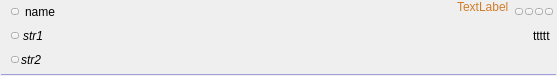
<?xml version="1.0" encoding="UTF-8"?>
<ui version="4.0">
 <class>TreeElement_Epg_Bottom</class>
 <widget class="QWidget" name="TreeElement_Epg_Bottom">
  <property name="geometry">
   <rect>
    <x>0</x>
    <y>0</y>
    <width>557</width>
    <height>76</height>
   </rect>
  </property>
  <property name="sizePolicy">
   <sizepolicy hsizetype="Expanding" vsizetype="Minimum">
    <horstretch>0</horstretch>
    <verstretch>0</verstretch>
   </sizepolicy>
  </property>
  <property name="contextMenuPolicy">
   <enum>Qt::NoContextMenu</enum>
  </property>
  <property name="windowTitle">
   <string notr="true"/>
  </property>
  <layout class="QGridLayout" name="gridLayout">
   <property name="leftMargin">
    <number>0</number>
   </property>
   <property name="topMargin">
    <number>0</number>
   </property>
   <property name="rightMargin">
    <number>0</number>
   </property>
   <property name="bottomMargin">
    <number>0</number>
   </property>
   <property name="spacing">
    <number>0</number>
   </property>
   <item row="0" column="0">
    <layout class="QHBoxLayout" name="horizontalLayout_4">
     <property name="spacing">
      <number>0</number>
     </property>
     <property name="topMargin">
      <number>2</number>
     </property>
     <property name="rightMargin">
      <number>4</number>
     </property>
     <property name="bottomMargin">
      <number>2</number>
     </property>
     <item>
      <spacer name="horizontalSpacer">
       <property name="orientation">
        <enum>Qt::Horizontal</enum>
       </property>
       <property name="sizeType">
        <enum>QSizePolicy::Fixed</enum>
       </property>
       <property name="sizeHint" stdset="0">
        <size>
         <width>3</width>
         <height>20</height>
        </size>
       </property>
      </spacer>
     </item>
     <item alignment="Qt::AlignVCenter">
      <widget class="CLogoView" name="m_Logo" native="true">
       <property name="sizePolicy">
        <sizepolicy hsizetype="Preferred" vsizetype="Expanding">
         <horstretch>0</horstretch>
         <verstretch>0</verstretch>
        </sizepolicy>
       </property>
       <property name="contextMenuPolicy">
        <enum>Qt::NoContextMenu</enum>
       </property>
      </widget>
     </item>
    </layout>
   </item>
   <item row="2" column="0" colspan="2">
    <widget class="Line" name="line">
     <property name="sizePolicy">
      <sizepolicy hsizetype="Expanding" vsizetype="Fixed">
       <horstretch>0</horstretch>
       <verstretch>0</verstretch>
      </sizepolicy>
     </property>
     <property name="minimumSize">
      <size>
       <width>0</width>
       <height>1</height>
      </size>
     </property>
     <property name="contextMenuPolicy">
      <enum>Qt::NoContextMenu</enum>
     </property>
     <property name="autoFillBackground">
      <bool>false</bool>
     </property>
     <property name="styleSheet">
      <string notr="true">QFrame {
    border:0px;
padding: 0px;
margin: 1px;
background-color:rgba(158, 158, 220,255);
}</string>
     </property>
     <property name="frameShadow">
      <enum>QFrame::Plain</enum>
     </property>
     <property name="lineWidth">
      <number>1</number>
     </property>
     <property name="midLineWidth">
      <number>0</number>
     </property>
     <property name="orientation">
      <enum>Qt::Horizontal</enum>
     </property>
    </widget>
   </item>
   <item row="0" column="1">
    <widget class="QWidget" name="m_Cursor" native="true">
     <property name="sizePolicy">
      <sizepolicy hsizetype="Expanding" vsizetype="Expanding">
       <horstretch>0</horstretch>
       <verstretch>0</verstretch>
      </sizepolicy>
     </property>
     <layout class="QVBoxLayout" name="verticalLayout">
      <property name="spacing">
       <number>0</number>
      </property>
      <property name="leftMargin">
       <number>2</number>
      </property>
      <property name="topMargin">
       <number>0</number>
      </property>
      <property name="rightMargin">
       <number>2</number>
      </property>
      <property name="bottomMargin">
       <number>1</number>
      </property>
      <item>
       <layout class="QHBoxLayout" name="horizontalLayout_Str1">
        <property name="spacing">
         <number>6</number>
        </property>
        <property name="sizeConstraint">
         <enum>QLayout::SetDefaultConstraint</enum>
        </property>
        <property name="leftMargin">
         <number>2</number>
        </property>
        <item>
         <widget class="CSkinButton" name="m_FavButton">
          <property name="sizePolicy">
           <sizepolicy hsizetype="Fixed" vsizetype="Fixed">
            <horstretch>0</horstretch>
            <verstretch>0</verstretch>
           </sizepolicy>
          </property>
          <property name="minimumSize">
           <size>
            <width>1</width>
            <height>1</height>
           </size>
          </property>
          <property name="focusPolicy">
           <enum>Qt::NoFocus</enum>
          </property>
          <property name="text">
           <string notr="true"/>
          </property>
          <property name="iconSize">
           <size>
            <width>0</width>
            <height>0</height>
           </size>
          </property>
          <property name="checkable">
           <bool>true</bool>
          </property>
          <property name="checked">
           <bool>false</bool>
          </property>
          <property name="skinImage" stdset="0">
           <stringlist notr="true">
            <string>src=&quot;img\tree\star-off.png&quot; statecount=&quot;1&quot; duration=&quot;0&quot; autoScale=&quot;0&quot;</string>
            <string>checked=&quot;1&quot; src=&quot;img\tree\star-on.png&quot; statecount=&quot;1&quot; duration=&quot;0&quot; autoScale=&quot;0&quot;</string>
           </stringlist>
          </property>
         </widget>
        </item>
        <item>
         <widget class="CSkinOneLineText" name="m_Name">
          <property name="sizePolicy">
           <sizepolicy hsizetype="Expanding" vsizetype="Expanding">
            <horstretch>0</horstretch>
            <verstretch>0</verstretch>
           </sizepolicy>
          </property>
          <property name="text">
           <string>name</string>
          </property>
          <property name="addheight" stdset="0">
           <number>2</number>
          </property>
         </widget>
        </item>
        <item>
         <widget class="CSkinOneLineText" name="m_ExtFilterName">
          <property name="sizePolicy">
           <sizepolicy hsizetype="Minimum" vsizetype="Preferred">
            <horstretch>0</horstretch>
            <verstretch>0</verstretch>
           </sizepolicy>
          </property>
          <property name="palette">
           <palette>
            <active>
             <colorrole role="WindowText">
              <brush brushstyle="SolidPattern">
               <color alpha="255">
                <red>208</red>
                <green>125</green>
                <blue>41</blue>
               </color>
              </brush>
             </colorrole>
            </active>
            <inactive>
             <colorrole role="WindowText">
              <brush brushstyle="SolidPattern">
               <color alpha="255">
                <red>208</red>
                <green>125</green>
                <blue>41</blue>
               </color>
              </brush>
             </colorrole>
            </inactive>
            <disabled>
             <colorrole role="WindowText">
              <brush brushstyle="SolidPattern">
               <color alpha="255">
                <red>120</red>
                <green>120</green>
                <blue>120</blue>
               </color>
              </brush>
             </colorrole>
            </disabled>
           </palette>
          </property>
          <property name="text">
           <string>TextLabel</string>
          </property>
          <property name="alignment">
           <set>Qt::AlignLeading|Qt::AlignLeft|Qt::AlignTop</set>
          </property>
          <property name="addheight" stdset="0">
           <number>-8</number>
          </property>
          <property name="brightness" stdset="0">
           <number>0</number>
          </property>
          <property name="marginTop" stdset="0">
           <number>1</number>
          </property>
          <property name="marginRight" stdset="0">
           <number>2</number>
          </property>
         </widget>
        </item>
        <item>
         <widget class="QWidget" name="m_ExtButtonContainer" native="true">
          <property name="sizePolicy">
           <sizepolicy hsizetype="Minimum" vsizetype="Expanding">
            <horstretch>0</horstretch>
            <verstretch>0</verstretch>
           </sizepolicy>
          </property>
          <layout class="QHBoxLayout" name="horizontalLayout_2">
           <property name="spacing">
            <number>2</number>
           </property>
           <property name="leftMargin">
            <number>0</number>
           </property>
           <property name="topMargin">
            <number>0</number>
           </property>
           <property name="rightMargin">
            <number>2</number>
           </property>
           <property name="bottomMargin">
            <number>0</number>
           </property>
           <item>
            <widget class="CSkinButton" name="m_ExtButton1">
             <property name="focusPolicy">
              <enum>Qt::NoFocus</enum>
             </property>
             <property name="text">
              <string notr="true"/>
             </property>
             <property name="iconSize">
              <size>
               <width>0</width>
               <height>0</height>
              </size>
             </property>
             <property name="checkable">
              <bool>false</bool>
             </property>
            </widget>
           </item>
           <item>
            <widget class="CSkinButton" name="m_ExtButton2">
             <property name="focusPolicy">
              <enum>Qt::NoFocus</enum>
             </property>
             <property name="text">
              <string notr="true"/>
             </property>
             <property name="iconSize">
              <size>
               <width>0</width>
               <height>0</height>
              </size>
             </property>
             <property name="checkable">
              <bool>false</bool>
             </property>
            </widget>
           </item>
           <item>
            <widget class="CSkinButton" name="m_ExtButton3">
             <property name="focusPolicy">
              <enum>Qt::NoFocus</enum>
             </property>
             <property name="text">
              <string notr="true"/>
             </property>
             <property name="iconSize">
              <size>
               <width>0</width>
               <height>0</height>
              </size>
             </property>
             <property name="checkable">
              <bool>false</bool>
             </property>
            </widget>
           </item>
           <item>
            <widget class="CSkinButton" name="m_ExtButton4">
             <property name="focusPolicy">
              <enum>Qt::NoFocus</enum>
             </property>
             <property name="text">
              <string notr="true"/>
             </property>
             <property name="iconSize">
              <size>
               <width>0</width>
               <height>0</height>
              </size>
             </property>
             <property name="checkable">
              <bool>false</bool>
             </property>
            </widget>
           </item>
          </layout>
         </widget>
        </item>
       </layout>
      </item>
      <item>
       <widget class="CSkinProgressWidget" name="m_ProgressWidget" native="true">
        <property name="sizePolicy">
         <sizepolicy hsizetype="Expanding" vsizetype="Expanding">
          <horstretch>0</horstretch>
          <verstretch>0</verstretch>
         </sizepolicy>
        </property>
        <property name="sliderInfo" stdset="0">
         <string notr="true">color1=&quot;0xE0106010&quot; color2=&quot;0&quot; type=&quot;0&quot; roundcorner=&quot;0&quot; borderwidth=&quot;0&quot; bordercolor=&quot;0xFF808080&quot;</string>
        </property>
        <property name="borderInfo" stdset="0">
         <string notr="true">borderwidth=&quot;1&quot; roundcorner=&quot;0&quot; bordercolor=&quot;0xFFB0B0B0&quot;</string>
        </property>
        <layout class="QHBoxLayout" name="horizontalLayout">
         <property name="spacing">
          <number>4</number>
         </property>
         <property name="leftMargin">
          <number>2</number>
         </property>
         <property name="topMargin">
          <number>0</number>
         </property>
         <property name="rightMargin">
          <number>4</number>
         </property>
         <property name="bottomMargin">
          <number>0</number>
         </property>
         <item>
          <widget class="CSkinButton" name="m_EpgDesc1">
           <property name="minimumSize">
            <size>
             <width>1</width>
             <height>1</height>
            </size>
           </property>
           <property name="focusPolicy">
            <enum>Qt::NoFocus</enum>
           </property>
           <property name="text">
            <string notr="true"/>
           </property>
           <property name="iconSize">
            <size>
             <width>0</width>
             <height>0</height>
            </size>
           </property>
           <property name="checkable">
            <bool>false</bool>
           </property>
           <property name="skinImage" stdset="0">
            <stringlist notr="true">
             <string>src=&quot;img\tree\info.png&quot; statecount=&quot;1&quot; duration=&quot;0&quot; autoScale=&quot;0&quot;</string>
            </stringlist>
           </property>
          </widget>
         </item>
         <item>
          <widget class="CSkinOneLineText" name="m_Str1">
           <property name="sizePolicy">
            <sizepolicy hsizetype="Expanding" vsizetype="Expanding">
             <horstretch>0</horstretch>
             <verstretch>0</verstretch>
            </sizepolicy>
           </property>
           <property name="font">
            <font>
             <italic>true</italic>
            </font>
           </property>
           <property name="text">
            <string>str1</string>
           </property>
           <property name="brightness" stdset="0">
            <number>-25</number>
           </property>
          </widget>
         </item>
         <item>
          <widget class="CSkinOneLineText" name="m_TimeNowEnd">
           <property name="sizePolicy">
            <sizepolicy hsizetype="Minimum" vsizetype="Expanding">
             <horstretch>0</horstretch>
             <verstretch>0</verstretch>
            </sizepolicy>
           </property>
           <property name="text">
            <string notr="true">ttttt</string>
           </property>
           <property name="alignment">
            <set>Qt::AlignLeading|Qt::AlignLeft|Qt::AlignVCenter</set>
           </property>
           <property name="addheight" stdset="0">
            <number>1</number>
           </property>
          </widget>
         </item>
        </layout>
       </widget>
      </item>
      <item>
       <layout class="QHBoxLayout" name="horizontalLayout_3">
        <property name="spacing">
         <number>2</number>
        </property>
        <property name="sizeConstraint">
         <enum>QLayout::SetDefaultConstraint</enum>
        </property>
        <property name="leftMargin">
         <number>2</number>
        </property>
        <property name="topMargin">
         <number>0</number>
        </property>
        <item>
         <widget class="CSkinButton" name="m_EpgDesc2">
          <property name="minimumSize">
           <size>
            <width>1</width>
            <height>0</height>
           </size>
          </property>
          <property name="focusPolicy">
           <enum>Qt::NoFocus</enum>
          </property>
          <property name="iconSize">
           <size>
            <width>0</width>
            <height>0</height>
           </size>
          </property>
          <property name="skinImage" stdset="0">
           <stringlist notr="true">
            <string>src=&quot;img\tree\info.png&quot; statecount=&quot;1&quot; duration=&quot;0&quot; autoScale=&quot;0&quot;</string>
           </stringlist>
          </property>
         </widget>
        </item>
        <item>
         <widget class="CSkinOneLineText" name="m_Str2">
          <property name="sizePolicy">
           <sizepolicy hsizetype="Expanding" vsizetype="Expanding">
            <horstretch>0</horstretch>
            <verstretch>0</verstretch>
           </sizepolicy>
          </property>
          <property name="font">
           <font>
            <italic>true</italic>
           </font>
          </property>
          <property name="text">
           <string>str2</string>
          </property>
          <property name="brightness" stdset="0">
           <number>-25</number>
          </property>
          <property name="textElideMode" stdset="0">
           <number>2</number>
          </property>
         </widget>
        </item>
       </layout>
      </item>
     </layout>
    </widget>
   </item>
  </layout>
 </widget>
 <customwidgets>
  <customwidget>
   <class>CSkinOneLineText</class>
   <extends>QLabel</extends>
   <header>skinonelinetext.h</header>
  </customwidget>
  <customwidget>
   <class>CSkinButton</class>
   <extends>QToolButton</extends>
   <header>skinbutton.h</header>
  </customwidget>
  <customwidget>
   <class>CLogoView</class>
   <extends>QWidget</extends>
   <header>logoview.h</header>
  </customwidget>
  <customwidget>
   <class>CSkinProgressWidget</class>
   <extends>QWidget</extends>
   <header>skinprogresswidget.h</header>
   <container>1</container>
  </customwidget>
 </customwidgets>
 <resources/>
 <connections/>
</ui>
